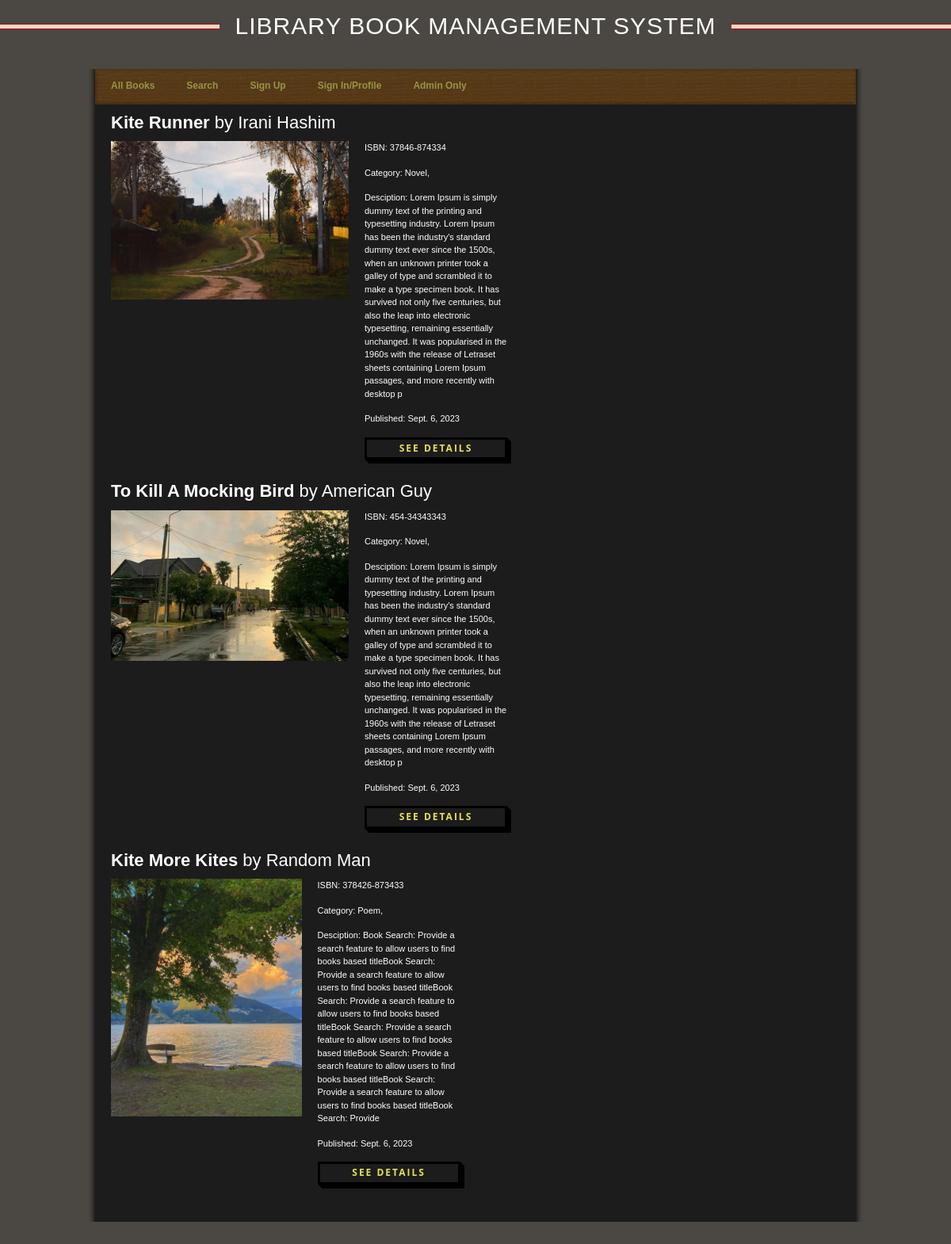
The page / on the database its author committed.
### bookmanagement/models.py (models this page shows, shortened)
class Book (models.Model):
    bookid =  models.AutoField(primary_key=True)
    bookname = models.CharField(max_length=100, unique = False)
    author = models.CharField(max_length=100, unique = False)
    isbn = models.CharField(max_length=100, unique = True)
    slug = models.SlugField(max_length=200, unique=True)
    description = models.TextField(max_length=500, blank=True)
    stock = models.IntegerField()
    isAvaiable = models.BooleanField(default=True)
    cat = models.ManyToManyField(Category, blank=True, related_name='catRelated' )
    borrowedby = models.ManyToManyField(User, blank=True, related_name='borrowedbyRelated')
    publication_date  = models.DateTimeField()
    image = models.ImageField( upload_to='bookcovers/', blank=True)
    wishlist = models.ManyToManyField(User, blank=True, related_name='wishlistRelated')
    page = models.IntegerField()

class Category (models.Model):
    categroyid =  models.AutoField(primary_key=True)
    categoryname = models.CharField( max_length=100)

### bookmanagement/views.py (the view)
# urls.py: path('', views.allbooks, name='allbooks' ),
def allbooks (request):
    allbookobjects = Book.objects.all()
    return render(request, 'bookmanagement/allbooks.html', {
        'allbooksobject':allbookobjects,
    })

### bookmanagement/templates/bookmanagement/allbooks.html (shortened to what this page needs)
{% extends 'baseindex.html' %}
{% block body %}
{% for book in allbooksobject %}
<div id="templatemo_content">
    <div class="templatemo_product_box">
        <h1>{{book.bookname}}  <span>by {{book.author}}</span></h1>
       <img style="max-width: 300px; max-height: 300px" src="../media/{{book.image}}" alt="image" />
        <div class="product_info">
            <p>ISBN: {{book.isbn}}</p>
            <p>Category:
            {% for cate in book.cat.all %}
            {{cate.categoryname}},
            {% endfor %}</p>
            <p>Desciption: {{book.description}}</p>
            <p>Published: {{book.publication_date.date}}</p>
            <div class="button-55"><a href="{% url 'detailedview' book.slug %}">See Details</a></div>
        </div>
        <div class="cleaner">&nbsp;</div>
    </div>
</div>
{% endfor %}
<div class="cleaner_with_height">&nbsp;</div>
</div>
{% endblock %}

### templates/baseindex.html (shortened to what this page needs)
<!DOCTYPE html PUBLIC "-//W3C//DTD XHTML 1.0 Transitional//EN" "http://www.w3.org/TR/xhtml1/DTD/xhtml1-transitional.dtd">
{%load static%}
<html xmlns="http://www.w3.org/1999/xhtml">
<head>
<link href="{% static 'style.css' %}" rel="stylesheet" type="text/css" />
</head>
<body>
    <div class="seven">
        <h1>Library Book Management System</h1>
      </div>
<div id="templatemo_container">
	<div id="templatemo_menu">
    	<ul>
            <li><a href="{% url 'allbooks' %}">All Books</a></li>
            <li><a href="{% url 'search-books' %}">Search</a></li>
            <li><a href="{% url 'signup' %}">Sign Up</a></li>
            <li><a href="{% url 'signin' %}">Sign In/Profile</a></li>
            <li><a href="/admin">Admin Only</a></li>
    	</ul>
    </div>
    {% block body %}
      {% endblock %}
</body>
</html>

### static/style.css (style rules this page uses)
body { margin: 0; padding: 0; line-height: 1.5em; font-family: Verdana, Arial, san-serif; font-size: 11px; color: #ffffff; background: #4b4743; }
a:link, a:visited { color: #e6e154; text-decoration: none; font-weight: bold; }
p { margin: 0px; padding: 0px; }
img { margin: 0px; padding: 0px; border: none; }
.cleaner { clear: both; width: 100%; height: 1px; font-size: 1px; }
.cleaner_with_height { clear: both; width: 100%; height: 30px; font-size: 1px; }
#templatemo_container { width: 960px; margin: 0 auto; padding: 0 10px; background: #1c1c1b url(images/templatemo_bg.jpg) repeat-y; }
#templatemo_menu { clear: both; width: 960px; height: 45px; background: url(images/templatemo_menu_bg.jpg) no-repeat; }
#templatemo_menu ul { padding: 13px 0 0 0; margin: 0; list-style: none; }
#templatemo_menu ul li { display: inline; }
#templatemo_menu ul li a { float: left; padding: 0 20px; font-size: 12px; font-weight: bold; text-align: center; text-decoration: none; color: #969547; }
#templatemo_content { clear: both; width: 920px; padding: 0 20px; }
.templatemo_product_box h1 span { font-weight: normal; }
.templatemo_product_box img { float: left; margin-right: 20px; }
.templatemo_product_box .product_info { float: left; width: 180px; }
.product_info p { margin-bottom: 15px; }
.button-55 { font-family: "Open Sans", sans-serif; font-size: 12px; letter-spacing: 2px; text-decoration: none; text-align: center; text-transform: uppercase; color: #000; cursor: pointer; border: 3px solid; padding: 0.25em 0.5em; box-shadow: 1px 1px 0px 0px, 2px 2px 0px 0px, 3px 3px 0px 0px, 4px 4px 0px 0px, 5px 5px 0px 0px; position: relative; user-select: none; -webkit-user-select: none; touch-action: manipulation; }
@media (min-width: 768px) { .button-55 { padding: 0.25em 0.75em; } }
.seven h1 { text-align: center; font-size:30px; font-weight:300; color:#FFFFFF; letter-spacing:1px; text-transform: uppercase; display: grid; grid-template-columns: 1fr max-content 1fr; grid-template-rows: 27px 0; grid-gap: 20px; align-items: center; }
.seven h1:after,.seven h1:before { content: " "; display: block; border-bottom: 1px solid #c50000; border-top: 1px solid #c50000; height: 5px; background-color:#e9dbc6; }

### rows shown on the page
Book: bookname "Kite Runner", author "Irani Hashim", image (picture), isbn "37846-874334", description "Lorem Ipsum is simply dummy text of the printing and typesetting industry. Lorem Ipsum has been the industry's standard dummy text ever since the 1500s, when an unknown printer took a galley of type and scrambled it to make a type specimen book. It has survived not only five centuries, but also the leap into electronic typesetting, remaining essentially unchanged. It was popularised in the 1960s with the release of Letraset sheets containing Lorem Ipsum passages, and more recently with desktop p", publication_date "Sept. 6, 2023"
Category: categoryname "Novel"
Book: bookname "To Kill A Mocking Bird", author "American Guy", image (picture), isbn "454-34343343", description "Lorem Ipsum is simply dummy text of the printing and typesetting industry. Lorem Ipsum has been the industry's standard dummy text ever since the 1500s, when an unknown printer took a galley of type and scrambled it to make a type specimen book. It has survived not only five centuries, but also the leap into electronic typesetting, remaining essentially unchanged. It was popularised in the 1960s with the release of Letraset sheets containing Lorem Ipsum passages, and more recently with desktop p", publication_date "Sept. 6, 2023"
Book: bookname "Kite More Kites", author "Random Man", image (picture), isbn "378426-873433", description "Book Search: Provide a search feature to allow users to find books based titleBook Search: Provide a search feature to allow users to find books based titleBook Search: Provide a search feature to allow users to find books based titleBook Search: Provide a search feature to allow users to find books based titleBook Search: Provide a search feature to allow users to find books based titleBook Search: Provide a search feature to allow users to find books based titleBook Search: Provide", publication_date "Sept. 6, 2023"
Category: categoryname "Poem"
